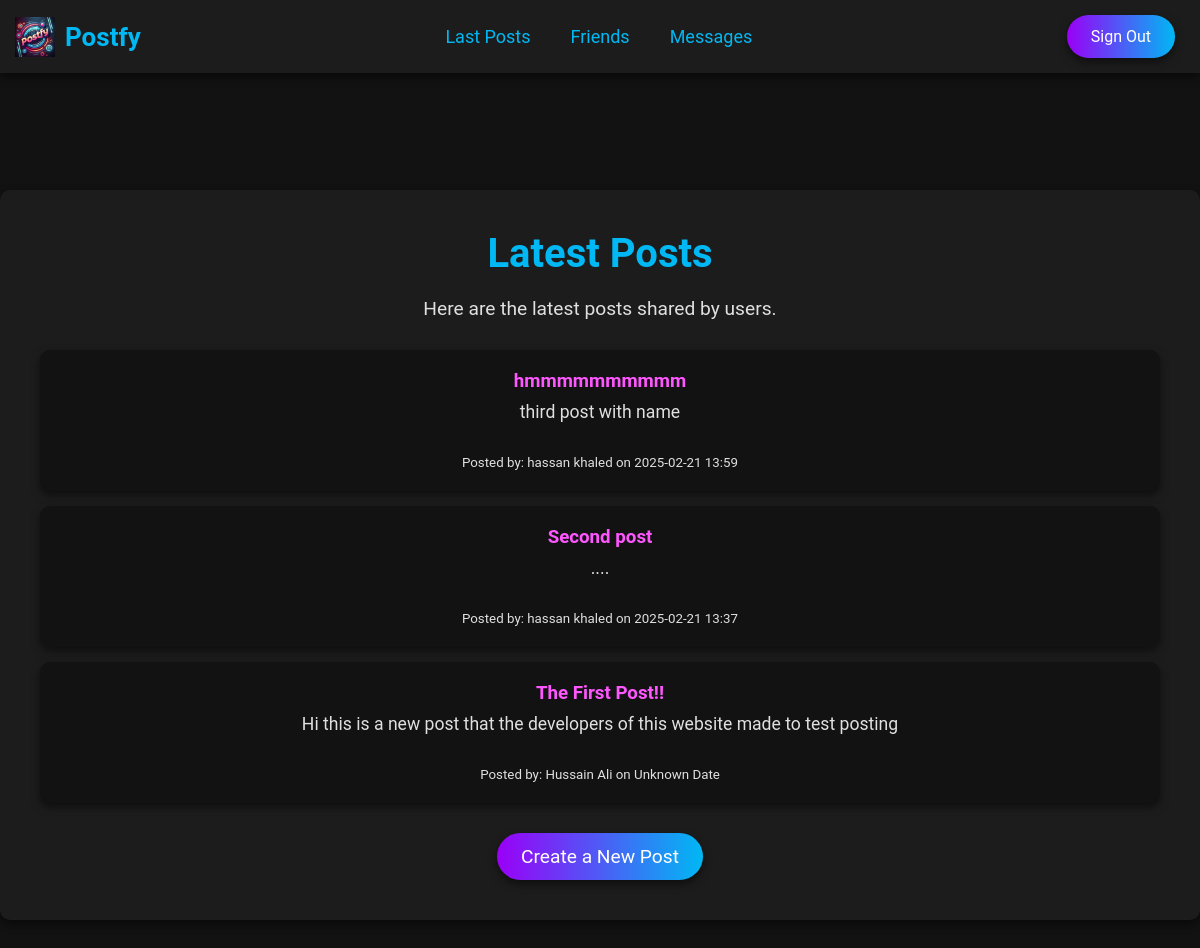
The app's page /newposts (signed in) with its own data.
### app.py (models this page shows, shortened)
class Post(db.Model):
    id = db.Column(db.Integer, primary_key=True)
    title = db.Column(db.String(255), nullable=False)
    content = db.Column(db.Text, nullable=False)
    user_id = db.Column(db.Integer, db.ForeignKey('user.id'), nullable=False)
    date_posted = db.Column(
        db.DateTime, default=datetime.utcnow)
    user = db.relationship('User', backref='posts', lazy=True)

class User(db.Model):
    id = db.Column(db.Integer, primary_key=True)
    first_name = db.Column(db.String(100), nullable=False)
    last_name = db.Column(db.String(100), nullable=False)
    user_id = db.Column(db.String(100), unique=True, nullable=False)
    email = db.Column(db.String(120), unique=True, nullable=False)
    password = db.Column(db.String(200), nullable=False)
    gender = db.Column(db.String(10), nullable=False)

### app.py (the view)
@app.route('/newposts')
@login_required
def newposts():
    posts = (
        Post.query.join(User)
        .add_columns(Post.id, Post.title, Post.content, Post.date_posted, User.first_name, User.last_name)
        .order_by(Post.date_posted.desc())
        .all()
    )
    return render_template('newpost.html', posts=posts)

### app.py (called while the page is built)
def login_required(f):
    @wraps(f)
    def decorated_function(*args, **kwargs):
        if 'user_id' not in session:
            return redirect(url_for('login'))
        return f(*args, **kwargs)
    return decorated_function

### Templates/newpost.html (shortened to what this page needs)
{% extends "base.html" %}
{% block content %}
<section class="newpost-section">
    <h2>Latest Posts</h2>
    <p>Here are the latest posts shared by users.</p>
    <div class="posts-container">
        {% for post in posts %}
        <div class="post">
            <h3>{{ post.title }}</h3>
            <p>{{ post.content }}</p>
            <small>
                Posted by:
                {% if post.first_name and post.last_name %}
                {{ post.first_name }} {{ post.last_name }}
                {% else %}
                Unknown User
                {% endif %}
                on
                {% if post.date_posted %}
                {{ post.date_posted.strftime('%Y-%m-%d %H:%M') }}
                {% else %}
                Unknown Date
                {% endif %}
            </small>
        </div>
        {% else %}
        <p>No posts yet. Be the first to create one!</p>
        {% endfor %}
    </div>
    <div class="cta-buttons">
        <a href="{{ url_for('create_post') }}" class="cta-btn">Create a New Post</a>
    </div>
</section>
{% endblock %}

### static/css/styles.css (style rules this page uses)
:root { --neon-blue: #00b8f4; --neon-pink: #ff57ff; --neon-purple: #9a00f7; --neon-green: #00ff87; --neon-yellow: #ffcc00; --neon-orange: #ff6f00; --dark-background: #121212; --light-background: #1c1c1c; --button-hover: #ff57ff; --text-light: #e0e0e0; --shadow: rgba(0, 0, 0, 0.5); }
* { margin: 0; padding: 0; box-sizing: border-box; }
body { font-family: 'Roboto', sans-serif; margin-top: 70px; background-color: var(--dark-background); color: var(--text-light); }
.cta-buttons { display: flex; justify-content: center; gap: 20px; }
.cta-btn, .cta-link { text-decoration: none; color: white; padding: 12px 24px; font-size: 1.1rem; border-radius: 30px; transition: background 0.3s ease, color 0.3s ease; }
.cta-btn { background: var(--neon-pink); }
.newpost-section { background: var(--light-background); padding: 40px; border-radius: 10px; box-shadow: 0 4px 10px var(--shadow); max-width: 1500px; margin: 40px auto; text-align: center; }
.newpost-section h2 { font-size: 2.5rem; color: var(--neon-blue); margin-bottom: 20px; }
.newpost-section p { color: var(--text-light); margin-bottom: 30px; font-size: 1.2rem; }
.posts-container { margin-bottom: 30px; }
.post { background: var(--dark-background); padding: 20px; margin: 15px 0; border-radius: 10px; box-shadow: 0 4px 8px var(--shadow); }
.post h3 { color: var(--neon-pink); margin-bottom: 10px; }
.post p { color: var(--text-light); font-size: 1.1rem; }
.cta-buttons { margin-top: 30px; }
.cta-btn { background: linear-gradient(to right, var(--neon-purple), var(--neon-blue)); color: white; padding: 12px 24px; border-radius: 30px; font-size: 1.2rem; text-decoration: none; box-shadow: 0 4px 8px var(--shadow); transition: background 0.3s ease, transform 0.3s ease; }

### records on screen
Post: title "hmmmmmmmmmm", content "third post with name", first_name "hassan", last_name "khaled", date_posted "2025-02-21 13:59"
Post: title "Second post", content "....", first_name "hassan", last_name "khaled", date_posted "2025-02-21 13:37"
Post: title "The First Post!!", content "Hi this is a new post that the developers of this website made to test posting", first_name "Hussain", last_name "Ali", shows "Unknown Date"
